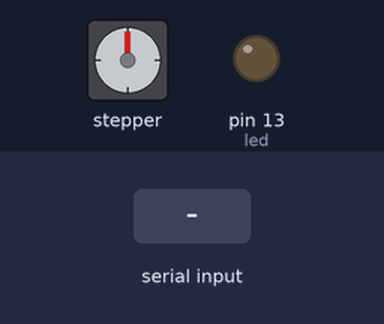
Simulated run of this sketch. Board: Arduino Uno, built with avr-gcc and run on an emulated ATmega328P. Shown: stepper motor, output pins drawn as LEDs (lit = HIGH). Inputs (shaded band) come from the test bench. Stepper angles assume 200 steps per turn; what the sketch prints to the serial monitor is not drawn.

Above: at 1.2 s.
1.3 s: "30,150\n" received over Serial
At 3.1 s:
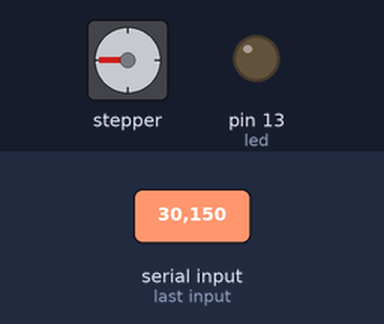
3.4 s: "90,45\n" received over Serial
At 4.3 s:
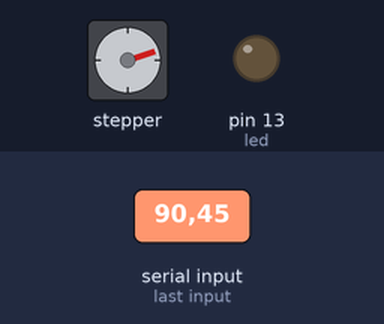
5.2 s: "1\n" received over Serial
At 5.8 s:
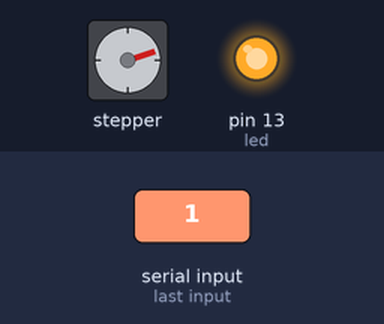
7.7 s: "1,90\n" received over Serial
At 10.1 s:
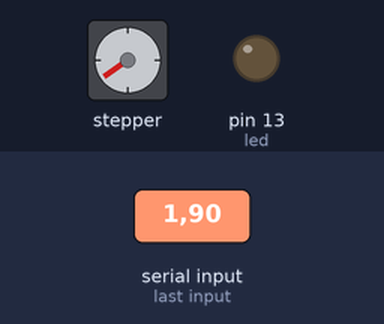
10.5 s: "5\n" received over Serial
At 11.1 s:
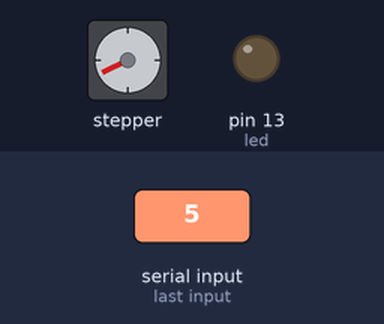
12.0 s: "200\n" received over Serial
At 12.15 s:
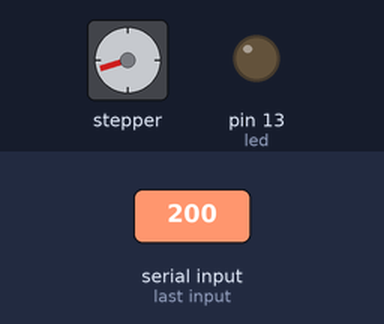
Timing chart, 0 to 15.0 s (numbered marks = the images above; inputs shaded):
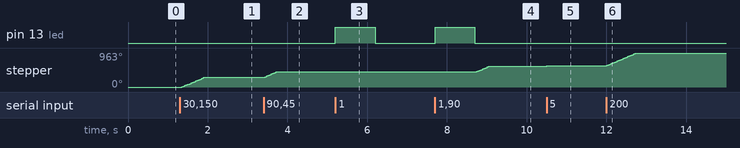

Measured:
- after the input at 1.3 s, stepper: turns 270° clockwise in 0.55 s, starting after 0.05 s
- after the input at 3.4 s, stepper: turns 162° clockwise in 0.32 s, starting at once
- after the input at 5.2 s, pin 13 (led): LOW → HIGH at once, → LOW 1.0 s later
- after the input at 7.7 s, pin 13 (led): LOW → HIGH at once, → LOW 1.0 s later; stepper: turns 162° clockwise in 0.32 s, starting after 1.1 s
- after the input at 12.0 s, stepper: turns 360° clockwise in 0.74 s, starting at once

The sketch:

motorControler.ino
```cpp
/*
 Stepper Motor Control - one revolution

 This program drives a unipolar or bipolar stepper motor.
 The motor is attached to digital pins 8 - 11 of the Arduino.

 The motor should revolve one revolution in one direction, then
 one revolution in the other direction.


 Created 11 Mar. 2007
 Modified 30 Nov. 2009
 by Tom Igoe

 */

#include <String.h>
#include <Stepper.h>

char command = 0;
int stepCount = 0;
int degree = 0;
const int led = 13;
const int stepsPerRevolution = 200;  // change this to fit the number of steps per revolution
// for your motor

// initialize the stepper library on pins 8 through 11:
Stepper myStepper(stepsPerRevolution, 8, 9, 10, 11);

void setup() {
  // set the speed at 60 rpm:
  myStepper.setSpeed(80);
  pinMode(led, OUTPUT);
  // initialize the serial port:
  Serial.begin(9600);

}

void loop() {
  // step one revolution  in one direction:
  if (true) {
     stepCount = Serial.parseInt();
     Serial.print(stepCount);
     myStepper.step(stepCount);
     command = Serial.parseInt();
      if (command == 1) {
        digitalWrite(led, HIGH);
        delay(1000);
        digitalWrite(led, LOW);
     }
  }
  delay(50);
}
```
